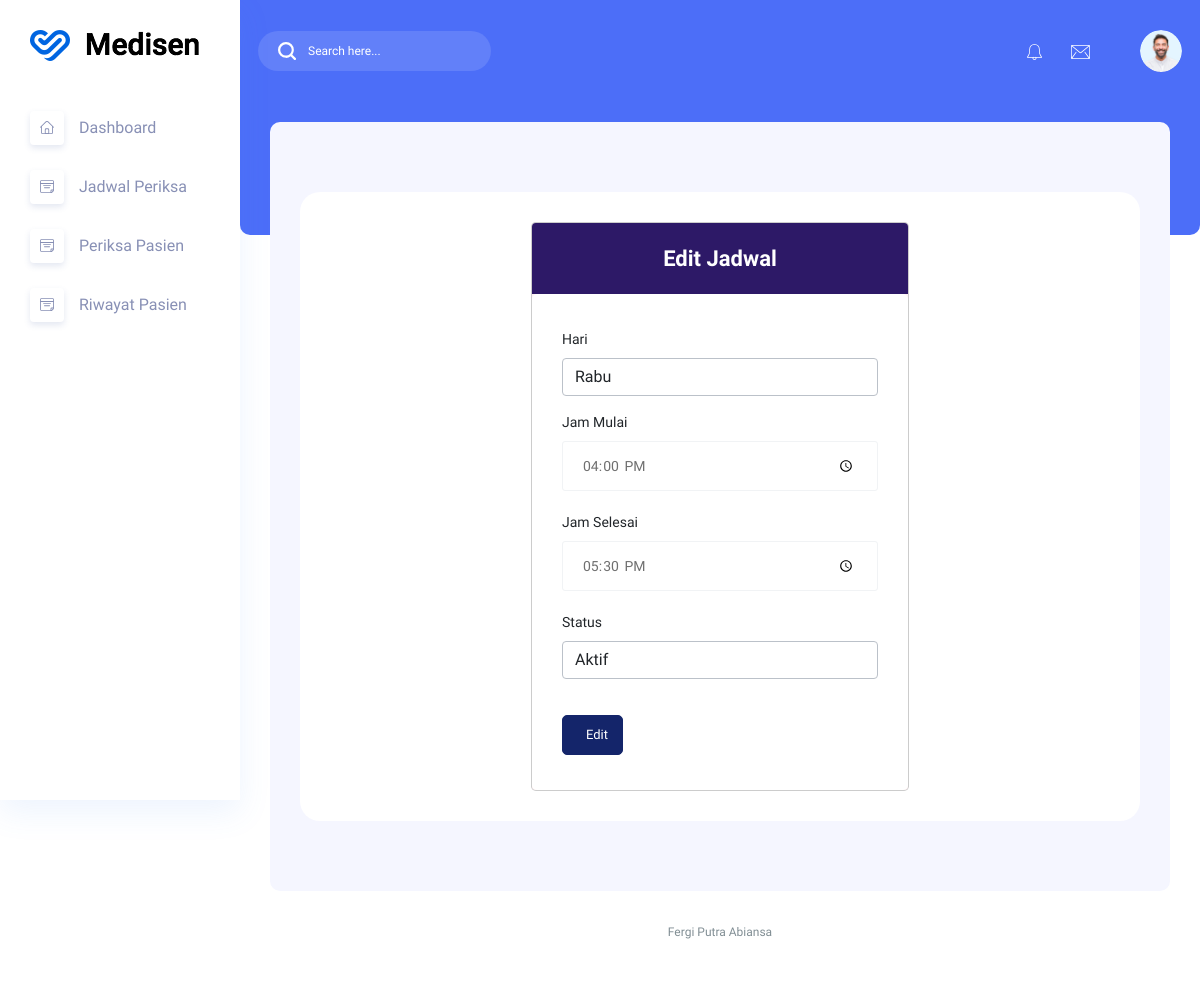
The app's page /dokter/edit_jadwal.php?id=2 (signed in) with its own data.
### tables this page shows
CREATE TABLE `jadwal_periksa` (
  `id` int(11) UNSIGNED NOT NULL,
  `id_dokter` int(11) UNSIGNED NOT NULL,
  `hari` enum('Senin','Selasa','Rabu','Kamis','Jumat','Sabtu') NOT NULL,
  `jam_mulai` time NOT NULL,
  `jam_selesai` time NOT NULL,
  `status` tinyint(1) NOT NULL
);

### dokter/edit_jadwal.php (the view, shortened to what this page needs)
<?php
include '../koneksi.php';
if (isset($_GET['id'])) {
    $id = $_GET['id'];
    $query = mysqli_query($mysqli, "SELECT * FROM jadwal_periksa WHERE id = '$id'");
    $data = mysqli_fetch_array($query);
}
?>
<!DOCTYPE html>
<html lang="zxx">
<head>
    <link rel="stylesheet" href="../assets/css/bootstrap1.min.css" />
    <link rel="stylesheet" href="../assets/vendors/themefy_icon/themify-icons.css" />
    <link rel="stylesheet" href="../assets/vendors/font_awesome/css/all.min.css" />
    <link rel="stylesheet" href="../assets/vendors/scroll/scrollable.css" />
    <link rel="stylesheet" href="../assets/css/metisMenu.css">
    <link rel="stylesheet" href="../assets/css/style1.css" />
    <link rel="stylesheet" href="../assets/css/colors/default.css" id="colorSkinCSS">
</head>
<body class="crm_body_bg">
    <?php include '../components/sidebar.php'; ?>
    <section class="main_content dashboard_part large_header_bg">
        <?php include '../components/navbar.php'; ?>
        <div class="main_content_iner ">
            <div class="container-fluid p-0">
                <div class="row justify-content-center">
                    <div class="col-12">
                    </div>
                    <div class="col-lg-12">
                        <div class="white_box mb_30">
                            <div class="row justify-content-center">
                                <div class="col-lg-6">
                                    <div class="modal-content cs_modal">
                                        <div class="modal-header justify-content-center theme_bg_1">
                                            <h5 class="modal-title text_white">Edit Jadwal</h5>
                                        </div>
                                        <div class="modal-body">
                                            <form action="proses_edit_jadwal.php" method="post">
                                                <div class="form-group mb-3">
                                                    <label for="hari" class="form-label">Hari</label>
                                                    <select class="form-control" id="hari" name="hari" >
                                                        <?php
                                                        $jadwal_hari = ['Senin', 'Selasa', 'Rabu', 'Kamis', 'Jumat', 'Sabtu'];
                                                        foreach ($jadwal_hari as $hari) {
                                                            $selected = ($hari == $data['hari']) ? 'selected' : '';
                                                            echo "<option value=\"$hari\" $selected>$hari</option>";
                                                        }
                                                        ?>
                                                    </select>
                                                </div>
                                                <div class="form-group mb-3">
                                                    <label for="jam_mulai" class="form-label">Jam Mulai</label>
                                                    <input type="time" class="form-control" id="jam_mulai" name="jam_mulai" value="<?= $data['jam_mulai'] ?>" required>
                                                </div>
                                                <div class="form-group mb-3">
                                                    <label for="jam_selesai" class="form-label">Jam Selesai</label>
                                                    <input type="time" class="form-control" id="jam_selesai" name="jam_selesai" value="<?= $data['jam_selesai'] ?>" required>
                                                </div>
                                                <div class="form-group mb-3">
                                                    <label for="status" class="form-label">Status</label>
                                                    <select class="form-control" name="status" id="status">
                                                        <option value="1" <?php echo ($data['status'] == 1) ? 'selected' : ''; ?>>Aktif</option>
                                                    </select>
                                                </div>
                                                <div class="row">
                                                    <div class="col-md-3">
                                                        <button type="submit" class="btn btn_1 btn-block">Edit</button>
                                                    </div>
                                                </div>
                                            </form>
                                        </div>
                                    </div>
                                </div>
                            </div>
                        </div>
                    </div>
                </div>
            </div>
        </div>
        <div class="footer_part">
            <div class="container-fluid">
                <div class="row">
                    <div class="col-lg-12">
                        <div class="footer_iner text-center">
                            <p> Fergi Putra Abiansa </p>
                        </div>
                    </div>
                </div>
            </div>
        </div>
    </section>
</body>
</html>

### records on screen
jadwal_periksa: jam_mulai "16:00:00", jam_selesai "17:30:00", status "Aktif"

### other values on screen
form field hari "Rabu"
